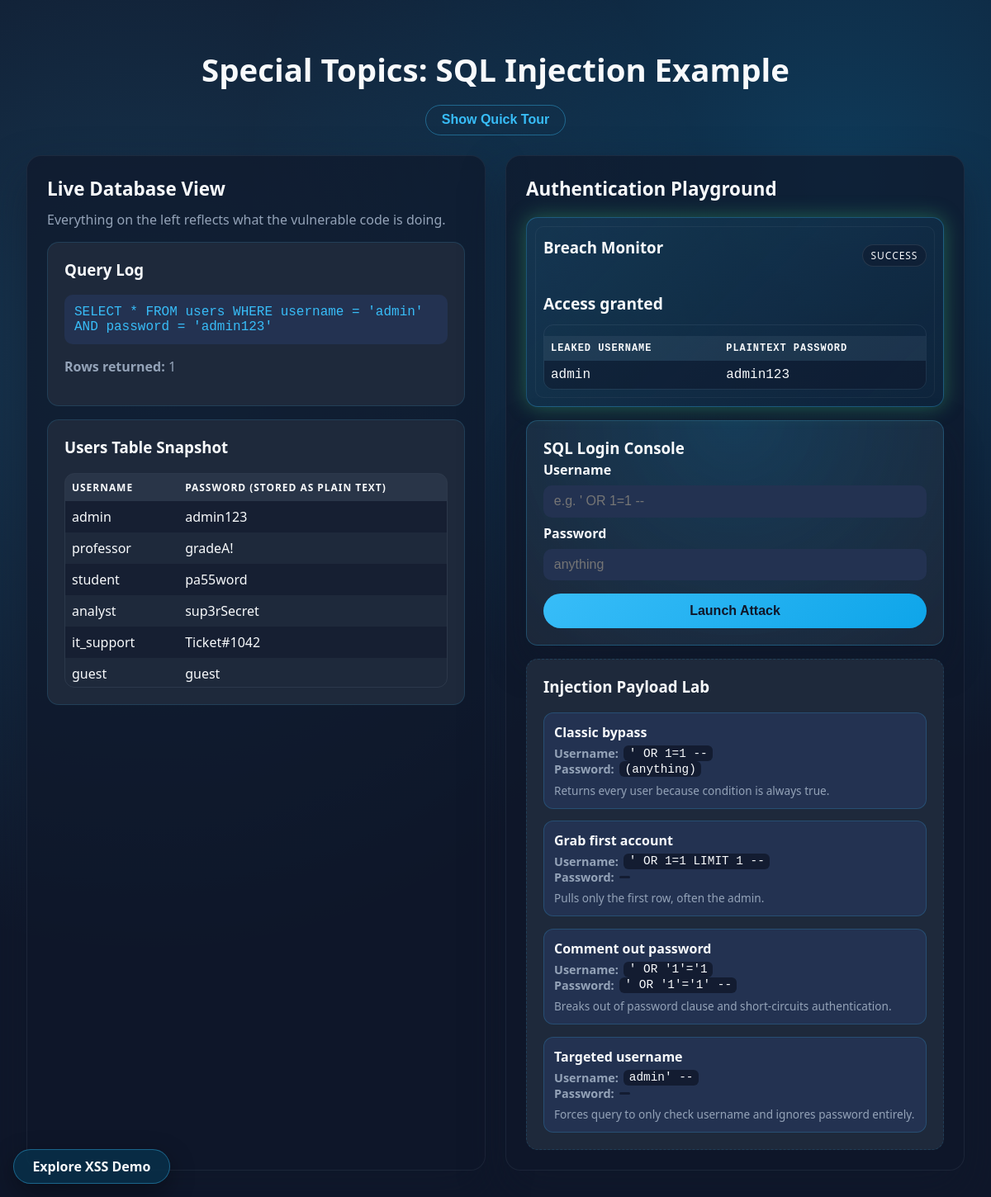
The page / (signed in) on the database its author committed.
### tables this page shows
CREATE TABLE users (
            id INTEGER PRIMARY KEY AUTOINCREMENT,
            username TEXT UNIQUE NOT NULL,
            password TEXT NOT NULL
        );

### app.py (the view)
@app.route("/")
def index():
    users = fetch_users()
    return render_template(
        "index.html",
        users=users,
        last_query=last_query,
        login_result=login_result,
        payload_examples=PAYLOAD_EXAMPLES,
    )

### app.py (called while the page is built)
def get_db_connection():
    conn = sqlite3.connect(DB_PATH)
    conn.row_factory = sqlite3.Row
    return conn

def fetch_users():
    conn = get_db_connection()
    users = conn.execute("SELECT username, password FROM users ORDER BY id").fetchall()
    conn.close()
    return users

### templates/index.html (shortened to what this page needs)
<!DOCTYPE html>
<html lang="en">
<head>
    <link rel="stylesheet" href="{{ url_for('static', filename='style.css') }}" />
</head>
<body>
    <header>
        <h1>Special Topics: SQL Injection Example</h1>
        <button class="modal-trigger" type="button" data-modal="demoModal">Show Quick Tour</button>
    </header>
    <main>
        <section class="database-panel">
            <h2>Live Database View</h2>
            <p class="subtitle">Everything on the left reflects what the vulnerable code is doing.</p>
            <div class="database-card query-card">
                <h3>Query Log</h3>
                {% if last_query.text %}
                <p class="query">{{ last_query.text }}</p>
                <p class="note"><strong>Rows returned:</strong> {{ last_query.rows }}</p>
                {% else %}
                <p class="placeholder">Submit the form to see the raw SQL run against SQLite.</p>
                {% endif %}
            </div>
            <div class="database-card">
                <h3>Users Table Snapshot</h3>
                <div class="table-scroll">
                    <table>
                        <thead>
                            <tr>
                                <th>Username</th>
                                <th>Password (stored as plain text)</th>
                            </tr>
                        </thead>
                        <tbody>
                            {% for user in users %}
                            <tr>
                                <td>{{ user["username"] }}</td>
                                <td>{{ user["password"] }}</td>
                            </tr>
                            {% else %}
                            <tr>
                                <td colspan="2" class="placeholder">No users yet. Try creating one on the right.</td>
                            </tr>
                            {% endfor %}
                        </tbody>
                    </table>
                </div>
            </div>
        </section>
        <section class="forms-panel">
            <h2>Authentication Playground</h2>
            <div class="card login-visual {{ login_result.status }}">
                <div class="monitor-header">
                    <h3>Breach Monitor</h3>
                    <p class="badge">{{ login_result.status }}</p>
                </div>
                <p class="login-headline">{{ login_result.headline }}</p>
                {% if login_result.rows %}
                <div class="table-scroll leak-table-wrapper">
                    <table class="leak-table">
                        <thead>
                            <tr>
                                <th>Leaked username</th>
                                <th>Plaintext password</th>
                            </tr>
                        </thead>
                        <tbody>
                            {% for row in login_result.rows %}
                            <tr>
                                <td>{{ row.username }}</td>
                                <td>{{ row.password }}</td>
                            </tr>
                            {% endfor %}
                        </tbody>
                    </table>
                </div>
                {% else %}
                <p class="placeholder">No data leaked yet.</p>
                {% endif %}
            </div>
            <div class="card login-card">
                <div class="card-heading">
                    <h3>SQL Login Console</h3>
                </div>
                <form action="{{ url_for('login') }}" method="post">
                    <label for="username">Username</label>
                    <input id="username" name="username" placeholder="e.g. ' OR 1=1 --" required />
                    <label for="password">Password</label>
                    <input id="password" type="password" name="password" placeholder="anything" />
                    <button type="submit">Launch Attack</button>
                </form>
            </div>
            <div class="card payload-card">
                <h3>Injection Payload Lab</h3>
                <ul class="payload-list">
                    {% for payload in payload_examples %}
                    <li>
                        <div class="payload-title">{{ payload.title }}</div>
                        <div class="payload-body">
                            <span>Username:</span>
                            <code>{{ payload.username }}</code>
                        </div>
                        <div class="payload-body">
                            <span>Password:</span>
                            <code>{{ payload.password }}</code>
                        </div>
                        <p class="payload-effect">{{ payload.effect }}</p>
                    </li>
                    {% endfor %}
                </ul>
            </div>
        </section>
    </main>
    <a class="corner-button" href="{{ url_for('xss_demo_index') }}" target="_blank" rel="noopener">Explore XSS Demo</a>
</body>
</html>

### rows shown on the page
users: username "admin", password "admin123"
users: username "professor", password "gradeA!"
users: username "student", password "pa55word"
users: username "analyst", password "sup3rSecret"
users: username "it_support", password "Ticket#1042"
users: username "guest", password "guest"

### other values the page prints
{{ last_query.text }} "SELECT * FROM users WHERE username = 'admin' AND password = 'admin123'"
{{ last_query.rows }} "1"
{{ login_result.status }} "SUCCESS"
{{ login_result.headline }} "Access granted"
{{ payload.title }} "Classic bypass" "Grab first account" "Comment out password" "Targeted username"
{{ payload.username }} "' OR 1=1 --" "' OR 1=1 LIMIT 1 --" "' OR '1'='1" "admin' --"
{{ payload.password }} "(anything)" "' OR '1'='1' --"
{{ payload.effect }} "Returns every user because condition is always true." "Pulls only the first row, often the admin." "Breaks out of password clause and short-circuits authentication." "Forces query to only check username and ignores password entirely."
